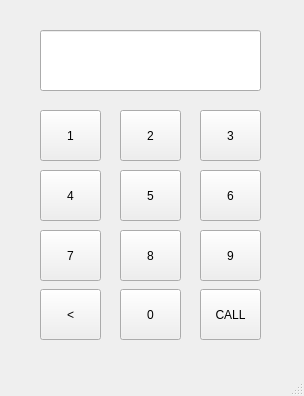
<?xml version="1.0" encoding="UTF-8"?>
<ui version="4.0">
 <class>MainWindow</class>
 <widget class="QMainWindow" name="MainWindow">
  <property name="geometry">
   <rect>
    <x>0</x>
    <y>0</y>
    <width>304</width>
    <height>396</height>
   </rect>
  </property>
  <property name="windowTitle">
   <string>MainWindow</string>
  </property>
  <widget class="QWidget" name="centralwidget">
   <widget class="QLineEdit" name="le">
    <property name="geometry">
     <rect>
      <x>40</x>
      <y>30</y>
      <width>221</width>
      <height>61</height>
     </rect>
    </property>
    <property name="font">
     <font>
      <pointsize>20</pointsize>
      <weight>75</weight>
      <bold>true</bold>
     </font>
    </property>
    <property name="text">
     <string/>
    </property>
    <property name="maxLength">
     <number>11</number>
    </property>
    <property name="readOnly">
     <bool>true</bool>
    </property>
   </widget>
   <widget class="QPushButton" name="pb1">
    <property name="geometry">
     <rect>
      <x>40</x>
      <y>110</y>
      <width>61</width>
      <height>51</height>
     </rect>
    </property>
    <property name="text">
     <string>1</string>
    </property>
   </widget>
   <widget class="QPushButton" name="pb2">
    <property name="geometry">
     <rect>
      <x>120</x>
      <y>110</y>
      <width>61</width>
      <height>51</height>
     </rect>
    </property>
    <property name="text">
     <string>2</string>
    </property>
   </widget>
   <widget class="QPushButton" name="pb3">
    <property name="geometry">
     <rect>
      <x>200</x>
      <y>110</y>
      <width>61</width>
      <height>51</height>
     </rect>
    </property>
    <property name="text">
     <string>3</string>
    </property>
   </widget>
   <widget class="QPushButton" name="pb5">
    <property name="geometry">
     <rect>
      <x>120</x>
      <y>170</y>
      <width>61</width>
      <height>51</height>
     </rect>
    </property>
    <property name="text">
     <string>5</string>
    </property>
   </widget>
   <widget class="QPushButton" name="pb6">
    <property name="geometry">
     <rect>
      <x>200</x>
      <y>170</y>
      <width>61</width>
      <height>51</height>
     </rect>
    </property>
    <property name="text">
     <string>6</string>
    </property>
   </widget>
   <widget class="QPushButton" name="pb4">
    <property name="geometry">
     <rect>
      <x>40</x>
      <y>170</y>
      <width>61</width>
      <height>51</height>
     </rect>
    </property>
    <property name="text">
     <string>4</string>
    </property>
   </widget>
   <widget class="QPushButton" name="pb8">
    <property name="geometry">
     <rect>
      <x>120</x>
      <y>230</y>
      <width>61</width>
      <height>51</height>
     </rect>
    </property>
    <property name="text">
     <string>8</string>
    </property>
   </widget>
   <widget class="QPushButton" name="pb9">
    <property name="geometry">
     <rect>
      <x>200</x>
      <y>230</y>
      <width>61</width>
      <height>51</height>
     </rect>
    </property>
    <property name="text">
     <string>9</string>
    </property>
   </widget>
   <widget class="QPushButton" name="pb7">
    <property name="geometry">
     <rect>
      <x>40</x>
      <y>230</y>
      <width>61</width>
      <height>51</height>
     </rect>
    </property>
    <property name="text">
     <string>7</string>
    </property>
   </widget>
   <widget class="QPushButton" name="pb0">
    <property name="geometry">
     <rect>
      <x>120</x>
      <y>289</y>
      <width>61</width>
      <height>51</height>
     </rect>
    </property>
    <property name="text">
     <string>0</string>
    </property>
   </widget>
   <widget class="QPushButton" name="pbCall">
    <property name="geometry">
     <rect>
      <x>200</x>
      <y>289</y>
      <width>61</width>
      <height>51</height>
     </rect>
    </property>
    <property name="text">
     <string>CALL</string>
    </property>
   </widget>
   <widget class="QPushButton" name="pbBack">
    <property name="geometry">
     <rect>
      <x>40</x>
      <y>289</y>
      <width>61</width>
      <height>51</height>
     </rect>
    </property>
    <property name="text">
     <string>&lt;</string>
    </property>
   </widget>
  </widget>
  <widget class="QMenuBar" name="menubar">
   <property name="geometry">
    <rect>
     <x>0</x>
     <y>0</y>
     <width>304</width>
     <height>21</height>
    </rect>
   </property>
  </widget>
  <widget class="QStatusBar" name="statusbar"/>
 </widget>
 <resources/>
 <connections/>
</ui>
